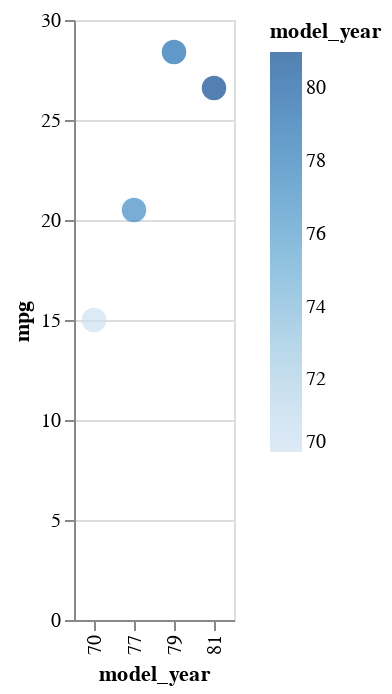

Notebook source saved alongside this figure:
### Markdown cell above
Here we switch the x-axis to the "Ordinal" encoding data type, using `:O`.  Notice how now the values `70`, `77`, `79`, `81` are now treated like discrete categories, and the spacing between them is ignored.

In Altair, the data type of an encoding can be specified using one of the following data type shorthand characters:

'Q' for quantitative (continuous) data
'O' for ordinal data
'N' for nominal data
'T' for temporal data

### Code cell
alt.Chart(df_sub).mark_circle(size = 150).encode(
    x = alt.X("model_year:O", scale = alt.Scale(zero = False)), #`:O` for ordinal data type
    y = "mpg",
    color = "model_year"
)

### Figure 1 — Vega-Lite specification as saved in the notebook (floating-point values rounded to 4 significant figures)
{"config": {"view": {"continuousWidth": 400, "continuousHeight": 300}}, "data": {"name": "data-7ffbcbecac7f7ca6a3511d1629ed0214"}, "mark": {"type": "circle", "size": 150}, "encoding": {"color": {"field": "model_year", "type": "quantitative"}, "x": {"field": "model_year", "scale": {"zero": false}, "type": "ordinal"}, "y": {"field": "mpg", "type": "quantitative"}}, "$schema": "https://vega.github.io/schema/vega-lite/v4.17.0.json", "datasets": {"data-7ffbcbecac7f7ca6a3511d1629ed0214": [{"mpg": 15.0, "cylinders": 8, "displacement": 350.0, "horsepower": 165.0, "weight": 3693, "acceleration": 11.5, "model_year": 70, "origin": "usa", "name": "buick skylark 320"}, {"mpg": 20.5, "cylinders": 6, "displacement": 231.0, "horsepower": 105.0, "weight": 3425, "acceleration": 16.9, "model_year": 77, "origin": "usa", "name": "buick skylark"}, {"mpg": 28.4, "cylinders": 4, "displacement": 151.0, "horsepower": 90.0, "weight": 2670, "acceleration": 16.0, "model_year": 79, "origin": "usa", "name": "buick skylark limited"}, {"mpg": 26.6, "cylinders": 4, "displacement": 151.0, "horsepower": 84.0, "weight": 2635, "acceleration": 16.4, "model_year": 81, "origin": "usa", "name": "buick skylark"}]}}
